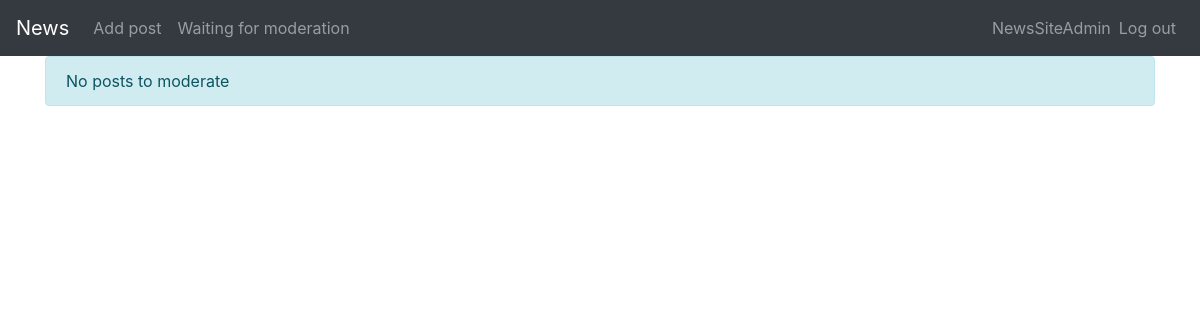
Before: /posts/to_moderate/ (signed in) with the older database file.
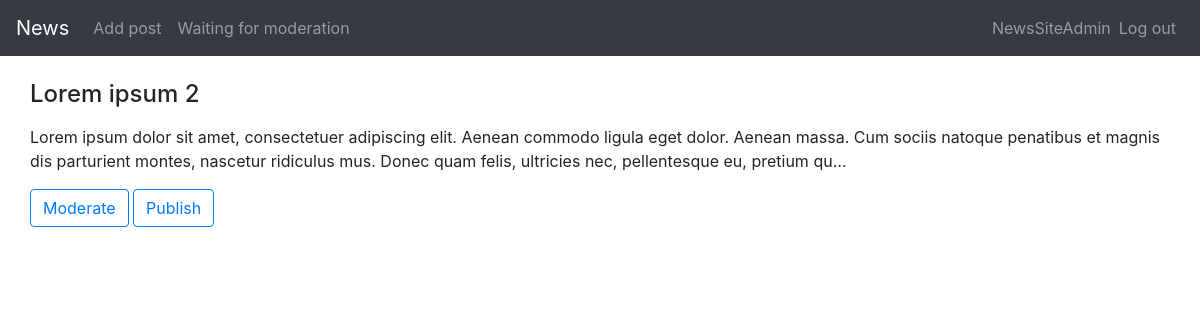
After: the same page with the newer database file.
### news/models.py (models this page shows, shortened)
class NewsPost(models.Model):
    title = models.CharField(max_length=64)
    text = RichTextUploadingField(blank=True, null=True)
    published = models.BooleanField(default=False)
    author = models.ForeignKey(User, null=True, on_delete=models.SET_NULL)
    class Meta:
        permissions = [
            ('post_without_moderation', "Can post without moderation")
        ]

### news/views.py (the view)
# urls.py: path('posts/to_moderate/', views.waiting_for_moderation, name='waiting_for_moderation'),
@login_required(login_url='/login/')
def waiting_for_moderation(request):
    if not request.user.has_perm('news.post_without_moderation'):
        return redirect('index')
    context = {'posts': NewsPost.objects.filter(published=False).order_by('-id'),
               'is_moderator': True}
    return render(request, 'news/waiting_for_moderation.html', context)

### news/templates/news/waiting_for_moderation.html (shortened to what this page needs)
{% extends 'news/navbar.html' %}
{% block content %}
    {% for post in posts %}
    <div class="row">
      <div>
        <br>
          <h4>{{ post.title }}</h4>
          <p>{{ post.text | safe | truncatechars:256 }}</p>
          <a href="{% url 'moderate' post.id %}" class="btn btn-outline-primary">Moderate</a>
          <a href="{% url 'publish' post.id %}" class="btn btn-outline-primary">Publish</a>
      </div>
    </div>
    {% empty %}
        <div class="alert alert-info" role="alert">
          No posts to moderate
        </div>
    {% endfor %}
{% endblock %}

Changed rows visible on the page:
added NewsPost: title "Lorem ipsum 2", text "Lorem ipsum dolor sit amet, consectetuer adipiscing elit. Aenean commodo ligula eget dolor. Aenean massa. Cum sociis natoque penatibus et magnis dis parturient montes, nascetur ridiculus mus. Donec quam felis, ultricies nec, pellentesque eu, pretium qu…"
Other visible differences:
text no longer shown: "No posts to moderate"
